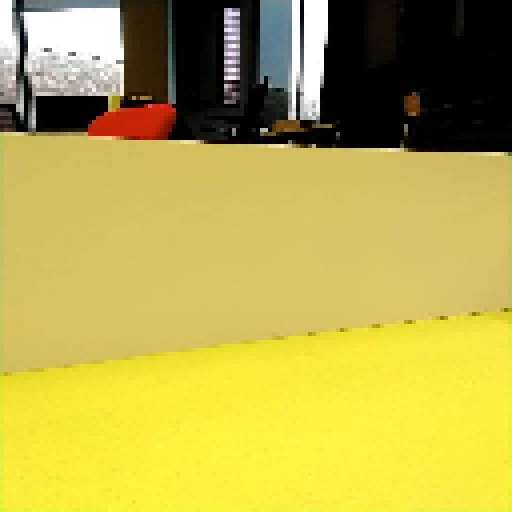
#> input picture src/camera/test_images/image123.jpg, 512 x 512 px; its folder holds only this picture in this run
$ python testcamera.py
#> lines starting #> are read from the running program, lines starting #| are printed output that depends on the picture; after the words box and inside, x2 and y2 are one past the last pixel; in counts of white or black regions, pixels touching at a corner belong together
import cv2
import imutils
import numpy as np


def getBlobs(image):
    """ Gets the ratio of blob to no blob and also a list which contains all blobs (location and size)"""

    greenLower = (35, 86, 20)
    greenUpper = (88, 255, 255)
    redLower = (0, 86, 6) # TODO Tune
    redUpper = (20, 255, 255) # TODO Tune

    image = resizeImage(image)
    # Pre-process image
    blurred = cv2.GaussianBlur(image, (3, 3), 0)
    hsv = cv2.cvtColor(blurred, cv2.COLOR_BGR2HSV)

    # Detect green blobs
    mask = cv2.inRange(hsv, redLower, redUpper)
    mask = cv2.erode(mask, None, iterations=1)
    mask = cv2.dilate(mask, None, iterations=1)

    mask_ratio = np.mean(mask)/255


    showImage(image)

    # Find contours of blobs
    cnts = cv2.findContours(mask.copy(), cv2.RETR_EXTERNAL, cv2.CHAIN_APPROX_SIMPLE)
    cnts = imutils.grab_contours(cnts)

    blobs =[]
    for cnt in cnts:
        x,y,w,h = cv2.boundingRect(cnt)
        if w > 1:
            x_center, y_center = (x+(w/2)), (y+(h/2))
            area = w*h
            blobs.append([x_center, y_center, area])
            cv2.rectangle(image, (x,y), (x+w,y+h), (0, 0, 255), 1)


    if len(cnts) > 0:
        cnt = max(cnts, key=cv2.contourArea)
        x,y,w,h = cv2.boundingRect(cnt)
        if w > 5:
            cv2.rectangle(image, (x,y), (x+w,y+h), (0, 255, 0), 1)
    showImage(blurred)
    showImage(mask)
    showImage(image)


    return mask_ratio, blobs

def showImage(image):
    cv2.imshow('image',cv2.resize(image,None,fx=4, fy=4, interpolation = cv2.INTER_NEAREST))
    cv2.waitKey(0)


def resizeImage(image):
    """ Resizes images to proper size """
    return cv2.resize(image, (128,128), interpolation= cv2.INTER_LINEAR)


import os

for filename in os.listdir('test_images/'):
    image = cv2.imread(f'test_images/{filename}')
#> image is the input picture: shape (512, 512, 3); mean B, G, R 76, 171.3, 185.4
    getBlobs(image)
#> in resizeImage, `return cv2.resize(image, (128,128), interpolation= cv2.INTER_LINEAR)`:
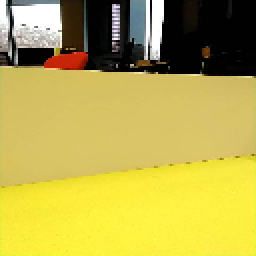
#> returned value: shape (128, 128, 3) (shown 2 times larger); mean of channels 0, 1, 2 76.1, 171.4, 185.4; drawn as B, G, R
#> in getBlobs, `blurred = cv2.GaussianBlur(image, (3, 3), 0)`:
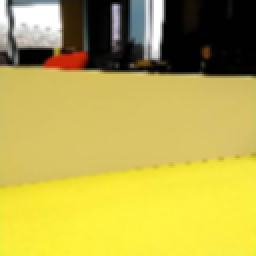
#> blurred: shape (128, 128, 3) (shown 2 times larger); mean of channels 0, 1, 2 76.1, 171.4, 185.5; drawn as B, G, R
#> in getBlobs, `hsv = cv2.cvtColor(blurred, cv2.COLOR_BGR2HSV)`: hsv: shape (128, 128, 3); mean H, S, V 28.1, 132.8, 186.2
#> in getBlobs, `mask = cv2.inRange(hsv, redLower, redUpper)`:
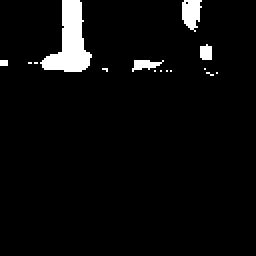
#> mask: shape (128, 128) (shown 2 times larger); 4.4% white; 15 white regions (11 under 20 px), largest, box (x1, y1, x2, y2) and area: (20, 0, 46, 36) 476, (91, 0, 101, 16) 116, (66, 30, 82, 36) 54, (100, 22, 106, 30) 42
#> in getBlobs, `mask = cv2.erode(mask, None, iterations=1)`: mask: shape (128, 128); 2.9% white; 5 white regions (3 under 20 px), largest, box (x1, y1, x2, y2) and area: (22, 0, 44, 35) 361, (92, 0, 99, 13) 67
#> in getBlobs, `mask = cv2.dilate(mask, None, iterations=1)`:
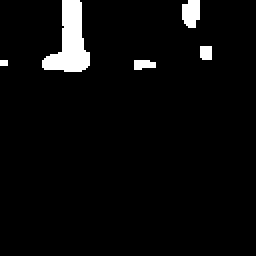
#> mask: shape (128, 128) (shown 2 times larger); 4.1% white; 5 white regions (1 under 20 px)
#> in getBlobs, `mask_ratio = np.mean(mask)/255`: mask_ratio = 0.0412
#> in getBlobs, `cnts = cv2.findContours(mask.copy(), cv2.RETR_EXTERNAL, cv2.CHAIN_APPR..`: cnts = 5 contours, 1 with area under 20; largest, box (x1, y1, x2, y2) and area: (21, 0, 45, 36) 420, (91, 0, 100, 14) 86, (67, 30, 78, 35) 31, (100, 23, 106, 30) 30
#> the loop in getBlobs, `for cnt in cnts:` made 5 passes
#> (x, y, w, h, x_center, y_center, area) on passes 1, 3, 4, 5: (67, 30, 11, 5, 72.5, 32.5, 55), (100, 23, 6, 7, 103, 26.5, 42), (91, 0, 9, 14, 95.5, 7, 126), (21, 0, 24, 36, 33, 18, 864)
#> after the loop in getBlobs, `for cnt in cnts:`:
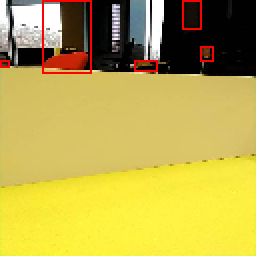
#> image: shape (128, 128, 3) (shown 2 times larger); 1.45% of pixels changed, all inside (x1, y1, x2, y2) = (0, 0, 107, 37); drawn as B, G, R
#> after the loop in getBlobs, `for cnt in cnts:`: blobs = [[72.5, 32.5, 55], [2, 31.5, 12], [103, 26.5, 42], [95.5, 7, 126], [33, 18, 864]]
#> in getBlobs, `cnt = max(cnts, key=cv2.contourArea)`: cnt = contour of 27 points, box (x1, y1, x2, y2) (21, 0, 45, 36), area 420
#> in getBlobs, `cv2.rectangle(image, (x,y), (x+w,y+h), (0, 255, 0), 1)`:
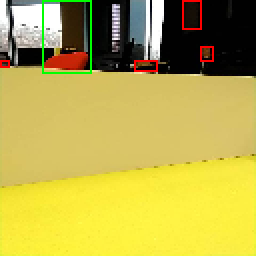
#> image: shape (128, 128, 3) (shown 2 times larger); 0.73% of pixels changed, all inside (x1, y1, x2, y2) = (21, 0, 46, 37); drawn as B, G, R
#> in showImage (call 4), `cv2.imshow('image',cv2.resize(image,None,fx=4, fy=4, interpolation = c..`:
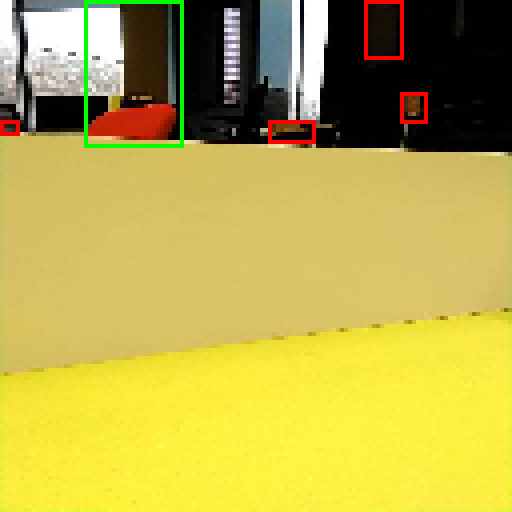
#> window 'image': shape (512, 512, 3); mean B, G, R 75.4, 172.3, 186.3
